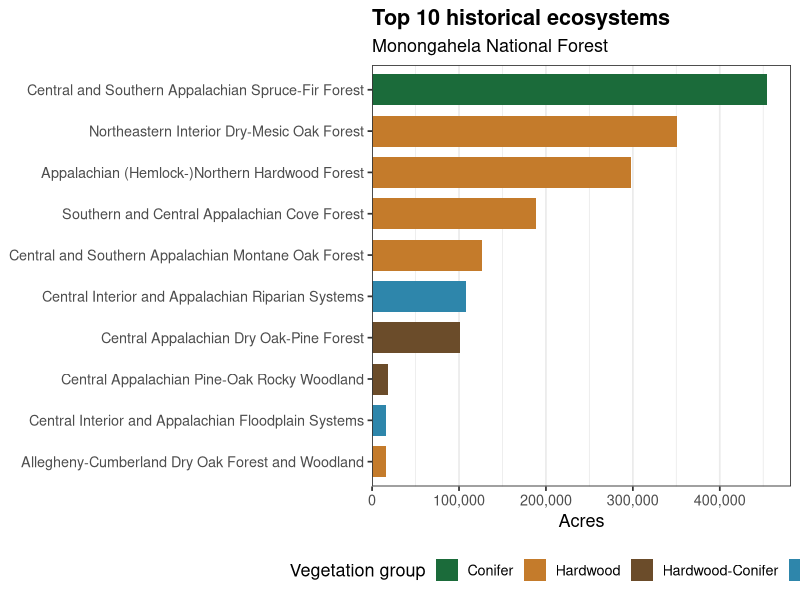

Generate this figure with R:
## ---- chunk 1
#| label: bps-chart
#| echo: false
#| fig-width: 10
#| fig-height: 6.5
#| fig-cap: "Ten largest Biophysical Settings on Monongahela National Forest."
#| fig-alt: "Horizontal bar chart of the ten most extensive Biophysical Settings. Spruce-fir forest is the longest bar, followed by dry-mesic oak forest."

library(dplyr)
library(ggplot2)
library(scales)

bps <- read.csv("inputs/bps_monongahela.csv")

# Map-zone variants can share a name. Sum acres, then keep the top 10.
top10 <- bps |>
  group_by(BPS_NAME, GROUPVEG) |>
  summarize(ACRES = sum(ACRES), .groups = "drop") |>
  slice_max(order_by = ACRES, n = 10)

top_row <- top10 |> slice_max(order_by = ACRES, n = 1)

group_colors <- c(
  "Conifer" = "#1B6B3A",
  "Hardwood" = "#C47B2B",
  "Hardwood-Conifer" = "#6B4C2A",
  "Riparian" = "#2E86AB",
  "Open Water" = "#7FB3D5",
  "Savanna" = "#D4A017",
  "Barren-Rock/Sand/Clay" = "#7F8C8D"
)

ggplot(top10, aes(x = reorder(BPS_NAME, ACRES), y = ACRES, fill = GROUPVEG)) +
  geom_col(width = 0.75) +
  coord_flip() +
  scale_y_continuous(labels = label_comma(), expand = expansion(mult = c(0, 0.06))) +
  scale_fill_manual(values = group_colors) +
  labs(
    title = "Top 10 historical ecosystems",
    subtitle = "Monongahela National Forest",
    x = NULL,
    y = "Acres",
    fill = "Vegetation group"
  ) +
  theme_bw(base_size = 13) +
  theme(
    legend.position = "bottom",
    panel.grid.major.y = element_blank(),
    plot.title = element_text(face = "bold")
  )
